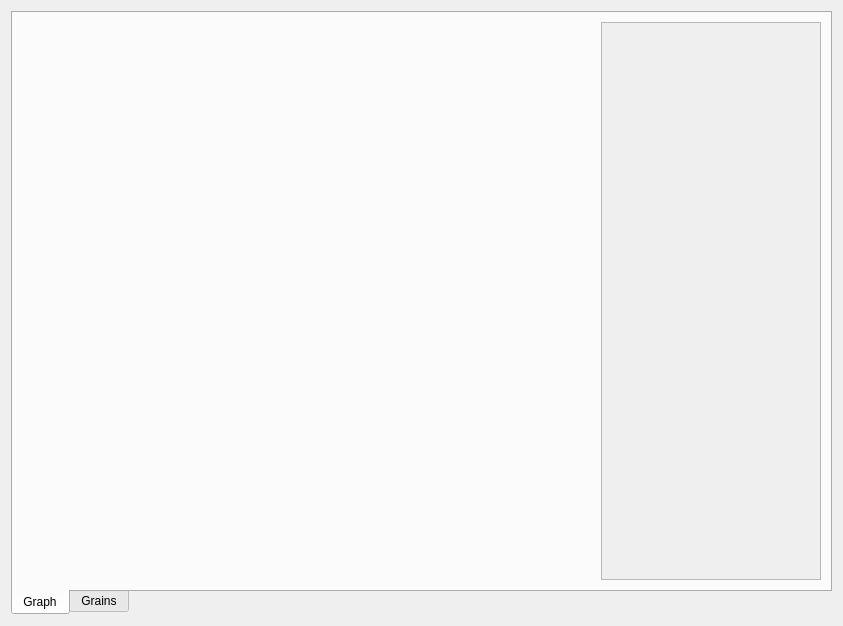
<?xml version="1.0" encoding="UTF-8"?>
<ui version="4.0">
 <class>ResultsWidget</class>
 <widget class="QWidget" name="ResultsWidget">
  <property name="geometry">
   <rect>
    <x>0</x>
    <y>0</y>
    <width>843</width>
    <height>626</height>
   </rect>
  </property>
  <property name="windowTitle">
   <string>Results</string>
  </property>
  <layout class="QHBoxLayout" name="horizontalLayout_2">
   <item>
    <widget class="QTabWidget" name="tabWidget">
     <property name="tabPosition">
      <enum>QTabWidget::South</enum>
     </property>
     <property name="currentIndex">
      <number>0</number>
     </property>
     <widget class="QWidget" name="tabGraph">
      <attribute name="title">
       <string>Graph</string>
      </attribute>
      <layout class="QHBoxLayout" name="horizontalLayout">
       <item>
        <widget class="GraphWidget" name="widgetGraph" native="true"/>
       </item>
       <item>
        <widget class="QScrollArea" name="scrollAreaGraphControls">
         <property name="sizePolicy">
          <sizepolicy hsizetype="Preferred" vsizetype="Preferred">
           <horstretch>0</horstretch>
           <verstretch>0</verstretch>
          </sizepolicy>
         </property>
         <property name="minimumSize">
          <size>
           <width>220</width>
           <height>0</height>
          </size>
         </property>
         <property name="maximumSize">
          <size>
           <width>220</width>
           <height>16777215</height>
          </size>
         </property>
         <property name="horizontalScrollBarPolicy">
          <enum>Qt::ScrollBarAlwaysOff</enum>
         </property>
         <property name="widgetResizable">
          <bool>true</bool>
         </property>
         <widget class="QWidget" name="scrollAreaWidgetContents">
          <property name="geometry">
           <rect>
            <x>0</x>
            <y>0</y>
            <width>218</width>
            <height>563</height>
           </rect>
          </property>
          <layout class="QVBoxLayout" name="verticalLayout_3">
           <item>
            <widget class="ChannelSelector" name="channelSelectorX" native="true"/>
           </item>
           <item>
            <widget class="ChannelSelector" name="channelSelectorY" native="true"/>
           </item>
           <item>
            <widget class="GrainSelector" name="grainSelector" native="true"/>
           </item>
           <item>
            <spacer name="verticalSpacer">
             <property name="orientation">
              <enum>Qt::Vertical</enum>
             </property>
             <property name="sizeHint" stdset="0">
              <size>
               <width>20</width>
               <height>40</height>
              </size>
             </property>
            </spacer>
           </item>
          </layout>
         </widget>
        </widget>
       </item>
      </layout>
     </widget>
     <widget class="QWidget" name="tabGrains">
      <attribute name="title">
       <string>Grains</string>
      </attribute>
      <layout class="QVBoxLayout" name="verticalLayout">
       <item>
        <widget class="QTableWidget" name="tableWidgetGrains">
         <property name="rowCount">
          <number>5</number>
         </property>
         <property name="columnCount">
          <number>0</number>
         </property>
         <row>
          <property name="text">
           <string>Port</string>
          </property>
         </row>
         <row>
          <property name="text">
           <string>Mass</string>
          </property>
         </row>
         <row>
          <property name="text">
           <string>Mass Flow (Port)</string>
          </property>
         </row>
         <row>
          <property name="text">
           <string>Mass Flux (Port)</string>
          </property>
         </row>
         <row>
          <property name="text">
           <string>Web</string>
          </property>
         </row>
        </widget>
       </item>
       <item>
        <layout class="QHBoxLayout" name="horizontalLayout_3">
         <property name="bottomMargin">
          <number>0</number>
         </property>
         <item>
          <widget class="QGroupBox" name="groupBox_2">
           <property name="title">
            <string>Consumed</string>
           </property>
           <layout class="QFormLayout" name="formLayout_2">
            <item row="0" column="0">
             <widget class="QLabel" name="labelTimeProgressText">
              <property name="text">
               <string>Burn Time:</string>
              </property>
             </widget>
            </item>
            <item row="0" column="1">
             <widget class="QLabel" name="labelTimeProgress">
              <property name="text">
               <string>-</string>
              </property>
             </widget>
            </item>
            <item row="1" column="0">
             <widget class="QLabel" name="labelImpulseProgressText">
              <property name="text">
               <string>Impulse:</string>
              </property>
             </widget>
            </item>
            <item row="1" column="1">
             <widget class="QLabel" name="labelImpulseProgress">
              <property name="text">
               <string>-</string>
              </property>
             </widget>
            </item>
            <item row="2" column="0">
             <widget class="QLabel" name="labelMassProgressText">
              <property name="text">
               <string>Propellant Mass:</string>
              </property>
             </widget>
            </item>
            <item row="2" column="1">
             <widget class="QLabel" name="labelMassProgress">
              <property name="text">
               <string>-</string>
              </property>
             </widget>
            </item>
            <item row="3" column="0">
             <widget class="QLabel" name="labelISPProgressText">
              <property name="text">
               <string>ISP:</string>
              </property>
             </widget>
            </item>
            <item row="3" column="1">
             <widget class="QLabel" name="labelISPProgress">
              <property name="text">
               <string>-</string>
              </property>
             </widget>
            </item>
           </layout>
          </widget>
         </item>
         <item>
          <widget class="QGroupBox" name="groupBox_3">
           <property name="title">
            <string>Remaining</string>
           </property>
           <layout class="QFormLayout" name="formLayout_3">
            <item row="0" column="0">
             <widget class="QLabel" name="labelTimeRemainingText">
              <property name="text">
               <string>Burn Time:</string>
              </property>
             </widget>
            </item>
            <item row="0" column="1">
             <widget class="QLabel" name="labelTimeRemaining">
              <property name="text">
               <string>-</string>
              </property>
             </widget>
            </item>
            <item row="1" column="0">
             <widget class="QLabel" name="labelImpulseRemainingText">
              <property name="text">
               <string>Impulse:</string>
              </property>
             </widget>
            </item>
            <item row="1" column="1">
             <widget class="QLabel" name="labelImpulseRemaining">
              <property name="text">
               <string>-</string>
              </property>
             </widget>
            </item>
            <item row="2" column="0">
             <widget class="QLabel" name="labelMassRemainingText">
              <property name="text">
               <string>Propellant Mass:</string>
              </property>
             </widget>
            </item>
            <item row="2" column="1">
             <widget class="QLabel" name="labelMassRemaining">
              <property name="text">
               <string>-</string>
              </property>
             </widget>
            </item>
            <item row="3" column="0">
             <widget class="QLabel" name="labelISPRemainingText">
              <property name="text">
               <string>ISP:</string>
              </property>
             </widget>
            </item>
            <item row="3" column="1">
             <widget class="QLabel" name="labelISPRemaining">
              <property name="text">
               <string>-</string>
              </property>
             </widget>
            </item>
           </layout>
          </widget>
         </item>
        </layout>
       </item>
       <item>
        <widget class="QSlider" name="horizontalSliderTime">
         <property name="orientation">
          <enum>Qt::Horizontal</enum>
         </property>
         <property name="invertedAppearance">
          <bool>false</bool>
         </property>
         <property name="invertedControls">
          <bool>false</bool>
         </property>
        </widget>
       </item>
      </layout>
     </widget>
    </widget>
   </item>
  </layout>
 </widget>
 <customwidgets>
  <customwidget>
   <class>GraphWidget</class>
   <extends>QWidget</extends>
   <header location="global">uilib.widgets.graphWidget</header>
   <container>1</container>
  </customwidget>
  <customwidget>
   <class>ChannelSelector</class>
   <extends>QWidget</extends>
   <header location="global">uilib.widgets.channelSelector</header>
   <container>1</container>
  </customwidget>
  <customwidget>
   <class>GrainSelector</class>
   <extends>QWidget</extends>
   <header location="global">uilib.widgets.grainSelector</header>
   <container>1</container>
  </customwidget>
 </customwidgets>
 <resources/>
 <connections/>
</ui>
